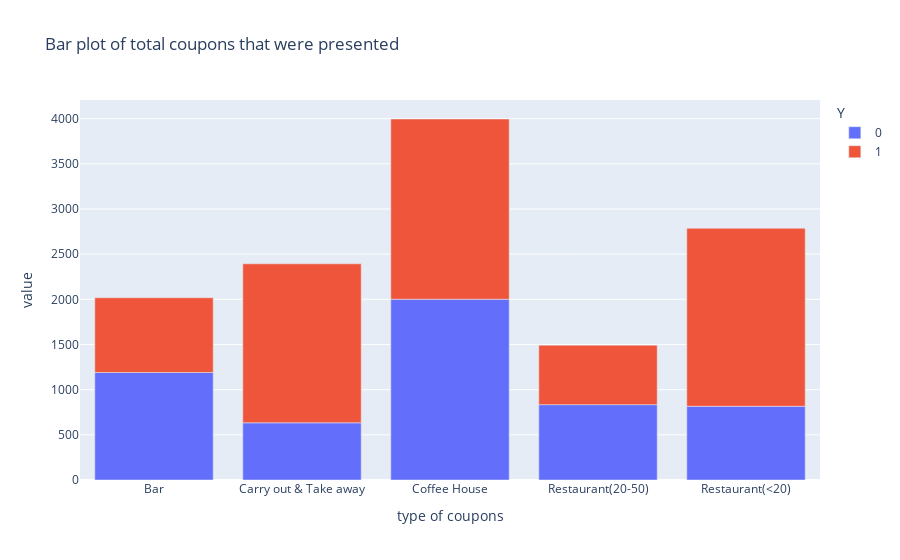

Write notebook code for a chart like this one.
### Markdown cell above
5. Use a bar plot to visualize the `coupon` column.

### Code cell
px.bar(pd.crosstab(data['coupon'], data['Y']), title = "Bar plot of total coupons that were presented", 
       labels= {"coupon": "type of coupons"})

### Figure 1 — Plotly figure (JSON) as saved in the notebook; plotly's stock layout.template omitted (floating-point values rounded to 4 significant figures)
{"data": [{"alignmentgroup": "True", "hovertemplate": "Y=0<br>type of coupons=%{x}<br>value=%{y}<extra></extra>", "legendgroup": "0", "marker": {"color": "#636efa", "pattern": {"shape": ""}}, "name": "0", "offsetgroup": "0", "orientation": "v", "showlegend": true, "textposition": "auto", "type": "bar", "x": ["Bar", "Carry out & Take away", "Coffee House", "Restaurant(20-50)", "Restaurant(<20)"], "xaxis": "x", "y": [1190, 633, 2001, 834, 816], "yaxis": "y"}, {"alignmentgroup": "True", "hovertemplate": "Y=1<br>type of coupons=%{x}<br>value=%{y}<extra></extra>", "legendgroup": "1", "marker": {"color": "#EF553B", "pattern": {"shape": ""}}, "name": "1", "offsetgroup": "1", "orientation": "v", "showlegend": true, "textposition": "auto", "type": "bar", "x": ["Bar", "Carry out & Take away", "Coffee House", "Restaurant(20-50)", "Restaurant(<20)"], "xaxis": "x", "y": [827, 1760, 1995, 658, 1970], "yaxis": "y"}], "layout": {"barmode": "relative", "legend": {"title": {"text": "Y"}, "tracegroupgap": 0}, "title": {"text": "Bar plot of total coupons that were presented"}, "xaxis": {"anchor": "y", "domain": [0, 1], "title": {"text": "type of coupons"}}, "yaxis": {"anchor": "x", "domain": [0, 1], "title": {"text": "value"}}}}
